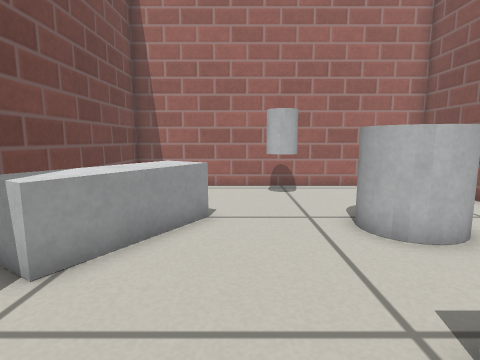
view 1 (above)

12 first-person views from a walk through a world built for the Gazebo simulator. The camera is 0.44 m above the floor, tilts 8° down and sees 80° across. The floor is counted in squares, 0.2 m on a side. Each view is taken from the middle of a square. On the plan, view 1 faces up. The plan holds only what a view shows up to about 17 squares ahead; the rest is blank. Gazebo's built-in surfaces are drawn with simple patterns.

view 2
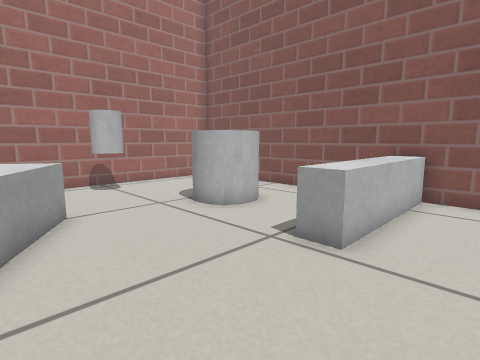

view 3
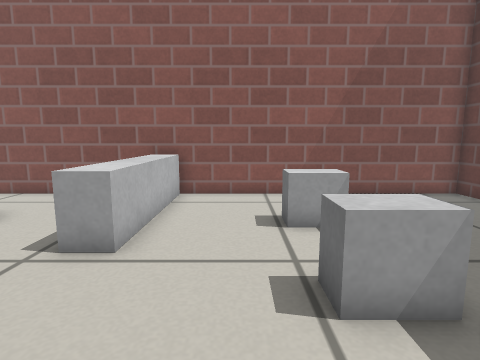

view 4
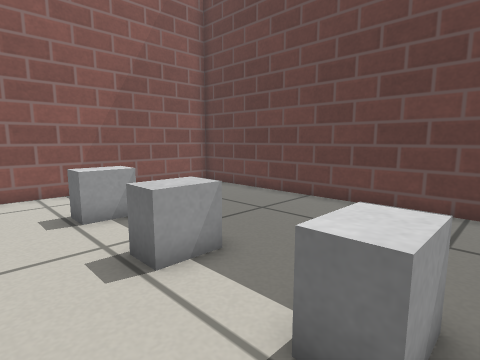

view 5
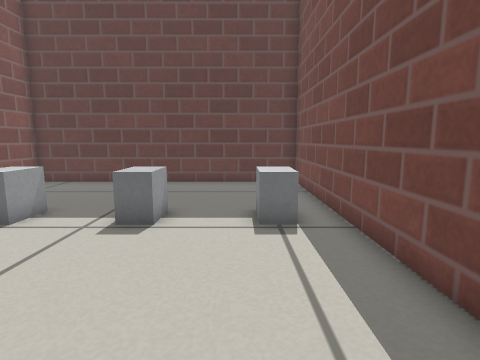

view 6
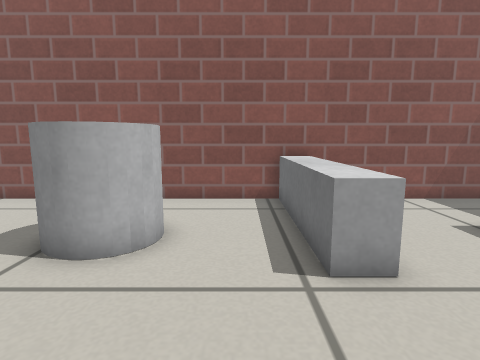

view 7
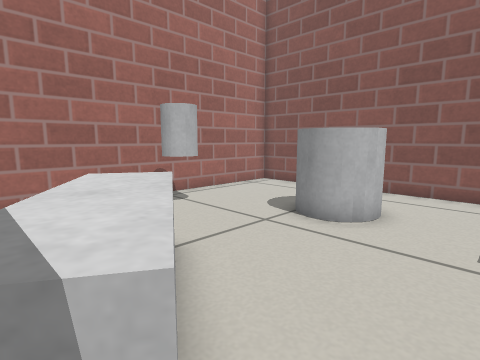

view 8
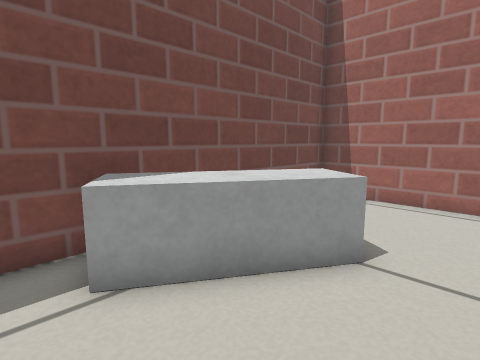

view 9
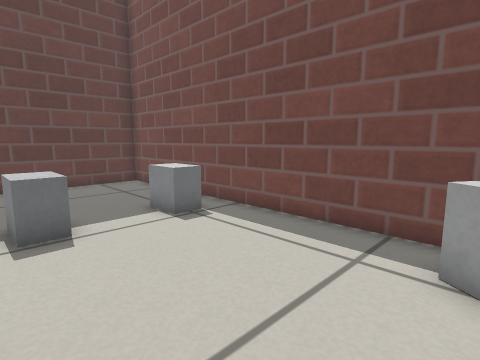

view 10
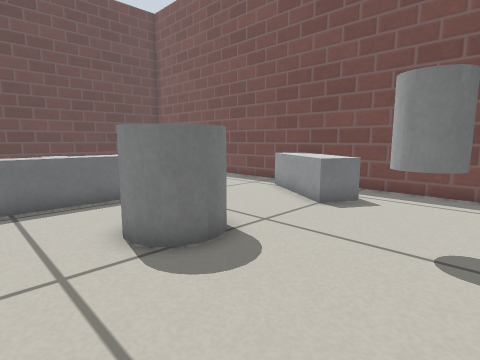

view 11
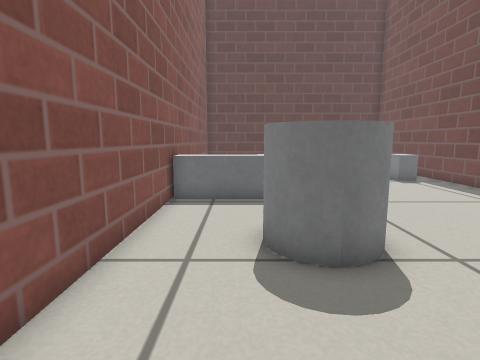

view 12
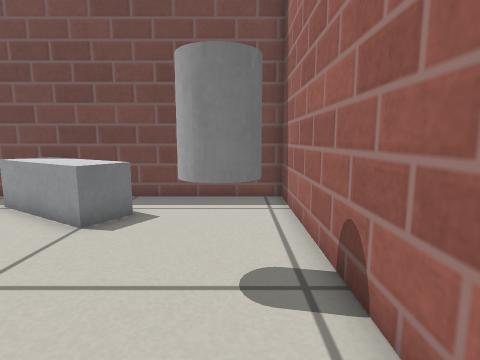

### Floor plan
Points are (right, up) in squares from view 1. A wall is a line through its corners. A room is listed if a view was taken in it or the views show most of it. See-through windows are left out.
Room 1 (views 1, 2, 3, 4, 5, 6, 7, 8, 9, 10, 11, 12)
walls: (8.6, 13.6) (-4.9, 13.6) (-4.9, -9.9) (8.6, -9.9) (8.6, 13.6)
low walls: (0.2, -3.8) (0.2, -2.2) (1.2, -2.2) (1.2, -3.8); (4, -3.8) (4, -2.2) (5, -2.2); (-3.5, -3.8) (-3.5, -2.2) (-2.5, -2.2) (-2.5, -3.8); (-2.3, 8.9) (-0.9, 8) (-3.3, 4.2) (-4.3, 4.8)
objects: grey cylinder (1, 11) to (2, 12); grey box (3, 2) to (8, 2); grey cylinder (3, 6) to (5, 8)

Positions as (right, up) in squares from view 1, and headings:
1: (0, 0), facing up
2: (-3, -1), facing up-right
3: (-3, -1), facing right
4: (-4, 0), facing down-right
5: (-2, 5), facing down
6: (-2, 4), facing right
7: (-4, 3), facing up-right
8: (1, 3), facing up-left
9: (2, 5), facing down-left
10: (8, 13), facing down-left
11: (6, 13), facing down
12: (6, 12), facing left
